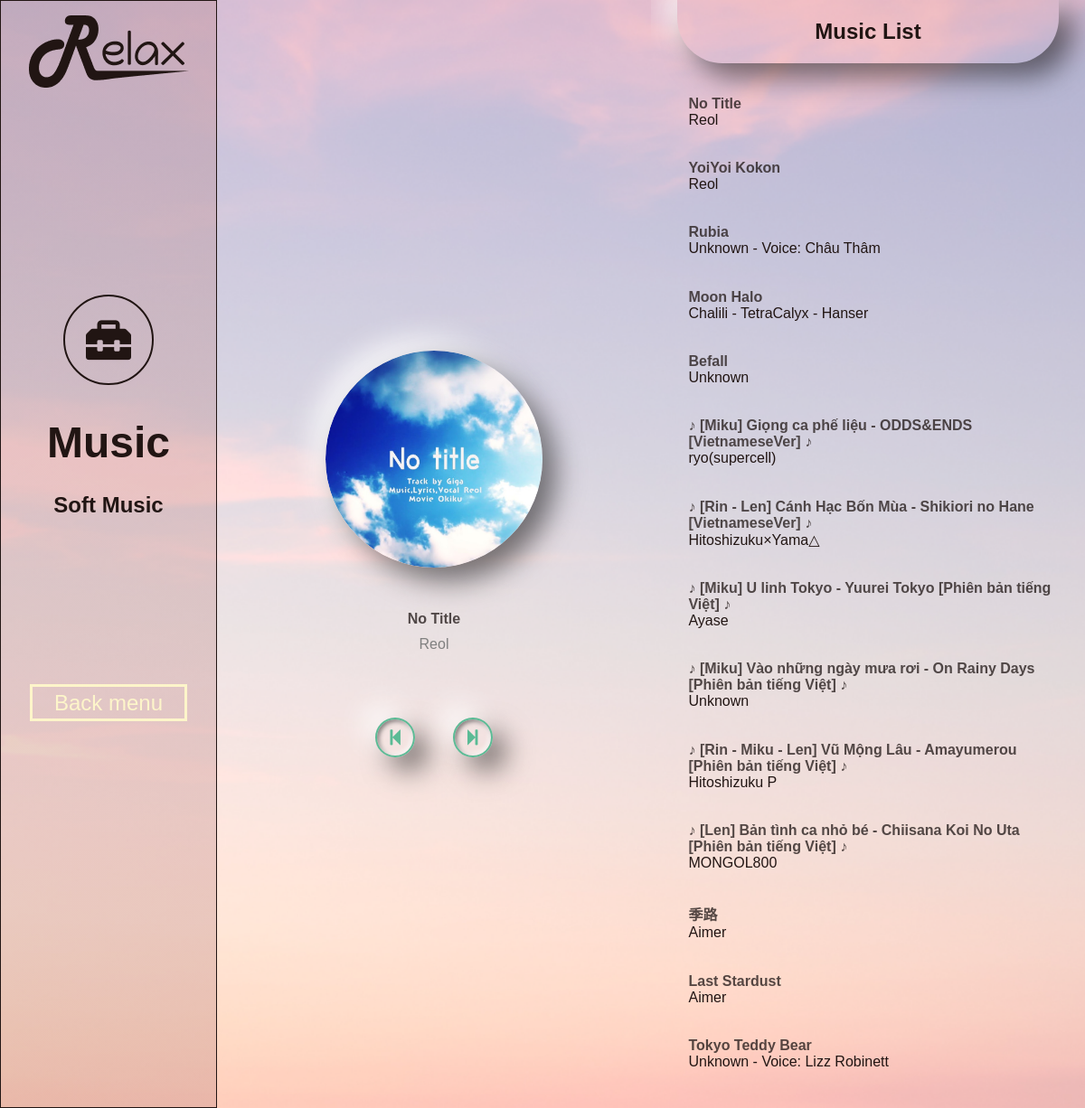
The app's page /music/ (signed in) with its own data.
### relax/models.py (models this page shows, shortened)
class Song(models.Model):
    stt = models.TextField(unique=True, default="")
    title = models.TextField(default="Nameless")
    artist = models.TextField(default="Unknown")
    image = models.ImageField(upload_to='music-background/', default="https://cdn.pixabay.com/photo/2014/04/02/10/57/vinyl-305025_640.png")
    audio_file = models.FileField(upload_to='music/', blank=True,null=True)
    audio_link = models.CharField(max_length=200,blank=True,null=True)
    duration = models.CharField(max_length=20, default="0")
    paginate_by = 2

### relax/views.py (the view)
# urls.py: path('music/', views.MusicClass.as_view(), name='music'),
class MusicClass(LoginRequiredMixin, View):
    def get(self, request):
        paginator = Paginator(Song.objects.all(), 1)
        page_number = request.GET.get('page')
        page_obj = paginator.get_page(page_number)
        song_list = Song.objects.all()
        context = {"page_obj": page_obj, "song_list": song_list}
        return render(request, "menu/music/music.html", context)

### templates/menu/music/music.html (shortened to what this page needs)
<!DOCTYPE html>
<html lang="en">
<head>
    {% load static %}
    <link rel="stylesheet" href="https://cdnjs.cloudflare.com/ajax/libs/font-awesome/6.0.0-beta2/css/all.min.css">
    <link href="https://netdna.bootstrapcdn.com/font-awesome/4.0.3/css/font-awesome.css" rel="stylesheet" />
    <link href="https://cdnjs.cloudflare.com/ajax/libs/mediaelement/4.2.7/mediaelementplayer.min.css" rel="stylesheet" />
    <link rel="stylesheet" href="{% static 'css/menu/music/music.css' %}">
</head>
<body>
    <div class="menu-container">
        <div class='left-bar'>
            <div class='img-bar'>
                <a href="/">
                    <img src="{% static 'image/logo.png' %}" alt="Logo">
                </a>
            </div>
            <div class='item-container'>
                <div class='item-icon'>
                    <div class='icon'>
                        <i class="fas fa-toolbox"></i>
                    </div>
                    <h2>Music</h2>
                    <p>Soft Music</p>
                </div>
                <div class="btn-menu">
                    <a style="text-decoration: none" href="{% url 'menu'%}" >
                        <button type="button">Back menu</button>
                    </a>
                </div>
            </div>
        </div>
        <div id="music-container">
            <div id="music-dashboard">
                {% for item in page_obj %}
                    <div id="cd-box">
                        <img id="cd" src="{{item.image.url}}" alt="cd">
                    </div>
                    <p id="music-name">{{item.title}}</p>
                    <p id="music-artist">{{item.artist}}</p>
                    <center>
                        <a href="{% if page_obj.has_previous %}?page={{ page_obj.previous_page_number }}{% endif %}"><i
                                class="fa fa-step-backward fa-2x" id="song-previous-btn"></i></a>
                        <a href="{% if page_obj.has_next %}?page={{ page_obj.next_page_number }} {% endif %}"><i
                                class="fa fa-step-forward fa-2x" id="song-forward-btn"></i></a>
                    </center>
                {% endfor %}
            </div>
            <div id="music-list">
                <h2>Music List</h2>
                {% if song_list %}
                <ul>
                    {% for song in song_list %}
                    <a href="?page={{song.stt}}" id="song-link">
                        <li class="song-index">
                            <div class="song-infomation">
                                <p id="song-title">{{song.title}}</p>
                                <p id="song-artist">{{song.artist}}</p>
                            </div>
                        </li>
                    </a>
                    {% endfor %}
                </ul>
                {% else %}
                    <p>No song in the library.</p>
                {% endif %}
            </div>
        </div>
    </div>
</body>
</html>

### static/css/menu/music/music.css (style rules this page uses)
* { margin: 0; padding: 0; font-family: "Montserrat", sans-serif; box-sizing: border-box; color: #211513; }
.menu-container { width: 100%; display: flex; height: 100vh; background-image: url("/static/image/backgroundMenu.png"); background-repeat: no-repeat; background-size: cover; background-position: center; }
.left-bar { background: linear-gradient(0deg, rgba(184, 127, 127, 0.3), rgba(184, 127, 127, 0.3)); border: 1px solid #211513; width: 20%; height: 100%; position: relative; }
.img-bar { margin: 1em auto; width: fit-content; height: fit-content; }
.item-container { position: absolute; top: 25%; width: 100%; }
.item-icon { width: 80%; margin: 0 auto; text-align: center; }
.icon { display: inline-block; margin: 10% 0; padding: 12%; border: solid 2px #211513; border-radius: 50%; }
.icon i { font-size: 50px; color: #211513; }
.item-icon h2 { margin: 9% 0; font-size: 48px; font-weight: 800; }
.item-icon p { margin: 15% 0; font-size: 24px; font-weight: 700; }
.btn-menu { margin-top: 15vh; text-align: center; }
.btn-menu a button { padding: 1.5% 1em; font-size: 18pt; font-weight: 500; background-color: transparent; border: 3px solid #FDF5CA; color: #FDF5CA; }
#music-container { width: 80%; display: flex; flex-direction: row; flex-wrap: wrap; align-content: center; justify-content: center; align-items: center; }
#music-dashboard { width: 50%; height: 100%; display: flex; flex-direction: column; align-items: center; justify-content: center; align-content: center; flex-wrap: nowrap; }
#cd-box { width: 50%; background-image: none; overflow: hidden; background-repeat: no-repeat; background-size: cover; border-radius: 50%; display: flex; align-content: center; justify-content: center; align-items: center; box-shadow: 15px 15px 30px rgba(0, 0, 0, 0.5), -15px -15px 30px rgba(255, 255, 255, 0.75); }
#cd { width: 100%; overflow: hidden; background-repeat: no-repeat; background-size: cover; border-radius: 50%; animation: xoayvong 5s linear 0s infinite; -webkit-animation: xoayvong 5s linear 0s infinite; -moz-animation: xoayvong 5s linear 0s infinite; -o-animation: xoayvong 5s linear 0s infinite; }
#music-name { width: 80%; color: #251c1bc7; font-weight: bold; text-align: center; margin: 10% auto 2%; word-wrap: break-word; word-break: keep-all; }
#music-artist { width: 80%; text-align: center; color: gray; margin: 0 auto 10%; word-wrap: break-word; word-break: keep-all; }
#music-dashboard center { margin-top: 5%; display: flex; flex-direction: row; align-content: center; justify-content: center; align-items: center; flex-wrap: wrap; }
#music-dashboard center .fa { font-size: 20px; color: #5bbb95; padding: 10px 14px; border-radius: 50%; border: 2px solid #5bbb95; background-color: none; box-shadow: -15px -15px 30px rgba(255, 255, 255, 0.75), 15px 15px 30px rgba(0, 0, 0, 0.5), inset -2px -2px 5px rgba(255, 255, 255, 0.75), inset 2px 2px 5px rgba(0, 0, 0, 0.5); }
#music-dashboard center a { margin: 0 10px; }
#music-list { top: 10px; width: 50%; height: 100%; display: flex; flex-direction: column; align-items: center; justify-content: flex-start; align-content: center; flex-wrap: nowrap; padding: 0 3% 3%; overflow: auto; }
#music-list ul { list-style: none; }
.song-index { width: 100%; margin-top: 10px; padding: 3% 0 3% 3%; background: none; display: flex; flex-direction: row; flex-wrap: nowrap; align-content: center; justify-content: space-between; align-items: center; }
#song-title { color: #251c1bc7; font-weight: bold; word-wrap: break-word; word-break: keep-all; }
#song-link { text-decoration: none; }
#music-list h2 { width: 100%; text-align: center; padding: 5% 0; margin-bottom: 3%; border-radius: 0 0 50px 50px; box-shadow: 15px 15px 30px rgba(0, 0, 0, 0.5), -15px -15px 30px rgba(255, 255, 255, 0.75); }

### records on screen
Song: image (placeholder picture), title "No Title", artist "Reol"
Song: title "YoiYoi Kokon", artist "Reol"
Song: title "Rubia", artist "Unknown - Voice: Châu Thâm"
Song: title "Moon Halo", artist "Chalili - TetraCalyx - Hanser"
Song: title "Befall", artist "Unknown"
Song: title "♪ [Miku] Giọng ca phế liệu - ODDS&ENDS [VietnameseVer] ♪", artist "ryo(supercell)"
Song: title "♪ [Rin - Len] Cánh Hạc Bốn Mùa - Shikiori no Hane [VietnameseVer] ♪", artist "Hitoshizuku×Yama△"
Song: title "♪ [Miku] U linh Tokyo - Yuurei Tokyo [Phiên bản tiếng Việt] ♪", artist "Ayase"
Song: title "♪ [Miku] Vào những ngày mưa rơi - On Rainy Days [Phiên bản tiếng Việt] ♪", artist "Unknown"
Song: title "♪ [Rin - Miku - Len] Vũ Mộng Lâu - Amayumerou [Phiên bản tiếng Việt] ♪", artist "Hitoshizuku P"
Song: title "♪ [Len] Bản tình ca nhỏ bé - Chiisana Koi No Uta [Phiên bản tiếng Việt] ♪", artist "MONGOL800"
Song: title "季路", artist "Aimer"
Song: title "Last Stardust", artist "Aimer"
Song: title "Tokyo Teddy Bear", artist "Unknown - Voice: Lizz Robinett"
